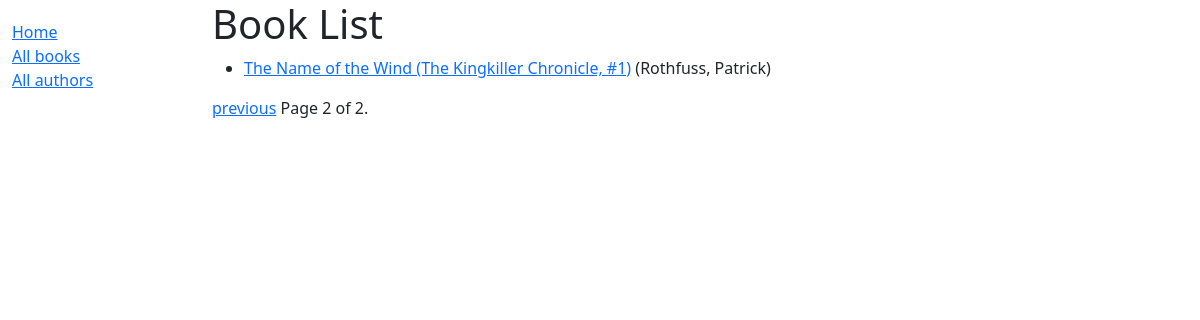
The app's page /catalog/books/?page=2 with its own data.
### catalog/models.py (models this page shows, shortened)
class Book(models.Model):
    title = models.CharField(max_length=200)
    author = models.ForeignKey("Author", on_delete=models.RESTRICT, null=True)
    summary = models.TextField(
        max_length=1000, help_text="Enter a brief description of the book")
    isbn = models.CharField(
        "ISBN",
        max_length=13,
        unique=True,
        help_text=(
            "13 Character "
            "<a href='https://www.isbn-international.org/content/what-isbn'>"
            "ISBN number</a>"
        )
    )
    genre = models.ManyToManyField(Genre, help_text=(
            "Select a genre for this book"
            )
        )
    language = models.ForeignKey("Language",
                                 on_delete=models.SET_NULL, null=True)
    def get_absolute_url(self):
        return reverse("book-detail", args=[str(self.id)])
    def display_genre(self):
        """Create a string for the Genre. This is required to display genre in Admin."""
        return ', '.join(genre.name for genre in self.genre.all()[:3])
    display_genre.short_description = 'Genre'

class Author(models.Model):
    first_name = models.CharField(max_length=100)
    last_name = models.CharField(max_length=100)
    date_of_birth = models.DateField("birth", null=True, blank=True)
    date_of_death = models.DateField("Died", null=True, blank=True)
    class Meta:
        ordering = ["last_name", "first_name"]
    def __str__(self):
        return f"{self.last_name}, {self.first_name}"

### catalog/views.py (the view)
# urls.py: path("books/", views.BookListView.as_view(), name="books"),
class BookListView(generic.ListView):
    model = Book
    context_object_name = "book_list"
    template_name = "books/book_list.html"
    paginate_by = 4
    def get_queryset(self):
        return Book.objects.all()
    def get_context_data(self, **kwargs):
        context = super(BookListView, self).get_context_data(**kwargs)
        context["some_data"] = "This is just some data"
        return context

### catalog/templates/books/book_list.html
{% extends "base_generic.html" %}
{% block content %}
<h1>Book List</h1>
{% if book_list %}
  <ul>
  {% for book in book_list %}
    <li><a href="{{ book.get_absolute_url }}">{{ book.title }}</a>
    ({{ book.author }})
    </li>
  {% endfor %}
  </ul>
{% else %}
  <p>There are no books in the library.</p>
{% endif %}
{% endblock %}

### records on screen
Book: title "The Name of the Wind (The Kingkiller Chronicle, #1)", author "Rothfuss, Patrick"

### other values on screen
{{ page_obj.number }} "2"
{{ page_obj.paginator.num_pages }} "2"
